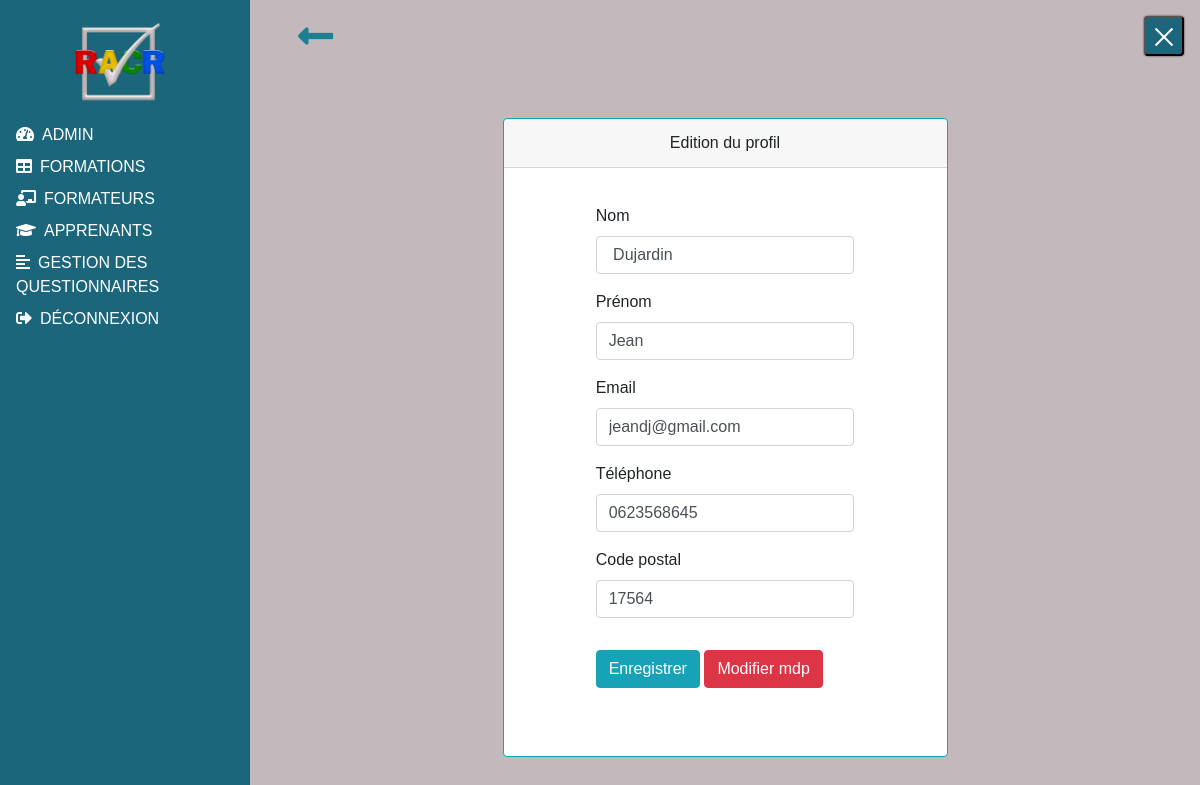
Page /phpFormateur/formateurEdit.php?idUser=2 (signed in) on the committed database.
### tables this page shows
CREATE TABLE IF NOT EXISTS `user` (
  `idUser` int(5) NOT NULL AUTO_INCREMENT,
  `idRole` int(1) DEFAULT NULL,
  `nomUser` varchar(50) NOT NULL,
  `prenomUser` varchar(50) DEFAULT NULL,
  `emailUser` varchar(50) NOT NULL,
  `telephoneUser` varchar(10) DEFAULT NULL,
  `codepostalUser` varchar(5) DEFAULT NULL,
  `mdpUser` varchar(250) NOT NULL,
  PRIMARY KEY (`idUser`),
  KEY `idRole` (`idRole`)
);

### phpFormateur/formateurFunction.php (called while the page is built, shortened)
<?php
        function affichageEditionUser(){
            try{
                $co=connexion();
                $id=$_GET['idUser'];
                $sqlEdition = 'SELECT * FROM `user` WHERE `idUser`="'.$id.'"';
                $affichageEdition=$co->prepare($sqlEdition);
                $affichageEdition->execute();
                return $affichageEdition;
            }catch(PDOException $e){
                echo 'Erreur: ' .$e->getMessage();
            }finally{
                $co=null;
            }
        }
?>

### phpFormateur/formateurEdit.php (the view, shortened to what this page needs)
<!DOCTYPE html>
<html lang="fr">
<head>
	<link rel="stylesheet" href="../vendor/fontawesome/css/all.min.css" type="text/css">
	<link rel="stylesheet" href="../vendor/bootstrap/css/bootstrap.min.css" type="text/css" />
	<link rel="stylesheet" href="../css/style.css" type="text/css">
    <?php
        require_once('formateurFunction.php');
        $affichEdit=affichageEditionUser();
        foreach($affichEdit as $ed);
    ?>
</head>
<body>
<?php
	if($_SESSION['PROFILE']['idRole'] != 1){?>
	<div id="sidebar-wrapper" class="active">
			<img src="../img/logob.png" class="logo" />
		<ul>
        <li><a href="../phpAdmin/admin.php"><i class="fas fa-tachometer-alt"></i><span>Admin</span></a></li>
            <li><a href="../phpFormation/formation.php"><i class="fas fa-table"></i><span>Formations</span></a></li>
			<li><a href="formateur.php"><i class="fas fa-chalkboard-teacher"></i><span>Formateurs</span></a></li>
            <li><a href="../phpApprenant/apprenant.php"><i class="fas fa-graduation-cap"></i><span>Apprenants</span></a></li>
            <li><a href="../phpEvaluation/questionnaire.php"><i class="fas fa-align-left"></i><span>Gestion des questionnaires</span></a></li>
            <li><a onclick="return confirm('Etes vous sur de vouloir vous déconnecter')" href="../logOut.php"><i class="fas fa-sign-out-alt" ></i><span>Déconnexion</span></a></li>
		</ul>
	</div>
	<div id="content-wrapper" class="active">
		<button id="toggle-wrapper"><span class="active"></span><span class="active"></span><span class="active"></span></button>
	<?php
	}?>
            <div class="container-fluid pl-5 mt-3">
                <?php if($_SESSION['PROFILE']['idRole'] !=1){?>
                    <a class="retour" href="formateurConsult.php?idUser=<?=$_GET['idUser']?>"><i class="fas fa-long-arrow-alt-left return"></i></a>
                <?php }else{?>
                    <a class="retour" href="../phpApprenant/apprenant.php"><i class="fas fa-long-arrow-alt-left return"></i></a>
                <?php }?>
            </div>
            <div class="container col-10 col-md-8 col-lg-6 formulaire">
                <div class="card border-info mb-3">
                    <div class="card-header text-center">Edition du profil</div>
                    <div class="card-body">
                        <form class="pt-3" method="post" action="formateurFunction.php" enctype="multipart/form-data">
                            <div class="row justify-content-center">
                                <div class="form-group col-8">
                                    <label for="nom">Nom</label>
                                    <input type="text" class="form-control" name="nom" value="<?= $ed['nomUser']?>">
                                </div>
                            </div>
                            <div class="row justify-content-center">
                            <div class="form-group col-8">
                                    <label for="prenom">Prénom</label>
                                    <input type="text" class="form-control" name="prenom" value="<?= $ed['prenomUser']?>">
                                </div>
                            </div>
                            <div class="row justify-content-center">
                                <div class="form-group col-8">
                                    <label for="email">Email</label>
                                    <input type="email" class="form-control" name="email" value="<?= $ed['emailUser']?>">
                                </div>
                            </div>
                            <div class="row justify-content-center">
                                <div class="form-group col-8">
                                    <label for="tel">Téléphone</label>
                                    <input type="tel" class="form-control" name="tel" pattern="[0-9]{2}[0-9]{2}[0-9]{2}[0-9]{2}[0-9]{2}" value="<?= $ed['telephoneUser']?>">
                                </div>
                            </div>
                            <div class="row justify-content-center">
                                <div class="form-group col-8">
                                    <label for="cp">Code postal</label>
                                    <input type="text" class="form-control" name="cp" value="<?= $ed['codepostalUser']?>">
                                </div>
                            </div>
                            <div class="row justify-content-center pt-3">
                                <div class="form-group col-8">
                                    <button type="submit" class="btn btn-info" name="editer">Enregistrer</button>
                                    <a href="formateurEditMdp.php?idUser=<?= $ed['idUser']?>"><button type="button" class="btn btn-danger">Modifier mdp</button></a>
                                </div>
                            </div>
                            <div class="row justify-content-center">
                                <div class="form-group col-8 text-center">
                                </div>
                            </div>
                        </form>
                    </div>
                </div>
            </div>
    <?php
	if($_SESSION['PROFILE']['idRole'] != 1){?>
	</div>
	<?php }?>
</body>
</html>

### css/style.css (style rules this page uses)
body, html { height: 100%; overflow-x: hidden; width: 100%; font-family: Helvetica, sans-serif; }
body { background-size: cover; background-attachment: fixed; background-color: rgba(138, 118, 125, 0.507); }
.container-fluid { margin: 0; padding: 0; }
#toggle-wrapper { background-color: rgb(28, 102, 124); border-radius: .25rem; box-shadow: 0 0 2px #222; height: 40px; position: fixed; right: 1rem; top: 1rem; width: 40px; z-index: 10; }
#toggle-wrapper span { background-color: rgb(255, 255, 255); height: 2px; position: absolute; transform: translateX(-50%); transition: all 1s ease; width: 24px; }
#toggle-wrapper span:nth-child(3) { top: 28px; }
#toggle-wrapper span:nth-child(3).active { top: 28px; transform: translate(-50%, -500%) rotate(-45deg); }
#content-wrapper { bottom: 0; left: 0; position: absolute; top: 0; transition: all 1s ease; width: 100%; height: 100vh; min-height: 100%; }
#content-wrapper.active { left: 250px; width: calc(100vw - 250px); }
#sidebar-wrapper { background-color: rgb(28, 102, 124); color: rgb(255, 255, 255); left: -250px; min-height: 100vh; position: fixed; text-transform: uppercase; top: 0; transition: all 1s ease; width: 250px; z-index: 1; }
#sidebar-wrapper.active { left: 0; }
#sidebar-wrapper .logo { padding: .5rem 0; width: 150px; margin-left: 45px; }
#sidebar-wrapper ul { list-style: none; margin: 0; padding: 0 1rem; text-align: left; }
#sidebar-wrapper ul li { list-style: none; padding-bottom: .5rem; }
#sidebar-wrapper ul span { color: rgb(255, 255, 255); padding-left: .5rem; }
#sidebar-wrapper ul a { color: rgb(255, 255, 255); }
.formulaire { padding-top: 60px; }
li { list-style: none !important; }
.return { font-size: 40px; }
.retour { color: rgb(26, 128, 146); }
#sidebar-wrapper li span { font-family: 'Lucida Sans', 'Lucida Sans Regular', 'Lucida Grande', 'Lucida Sans Unicode', Geneva, Verdana, sans-serif!important; }
span { color: white; }

### rows in the picture
user: nom "Dujardin", prenom "Jean", email "jeandj@gmail.com", tel "0623568645", cp "17564"
